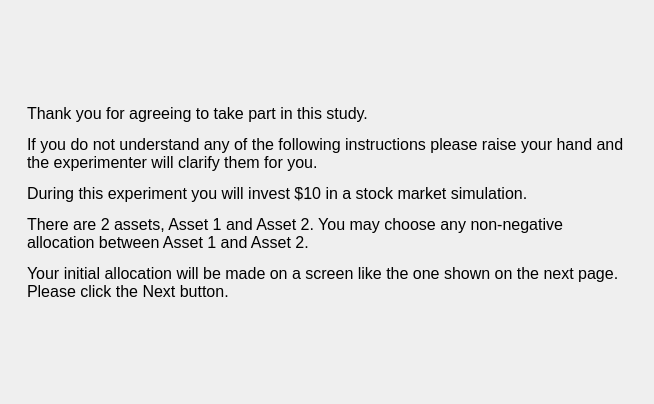
<?xml version="1.0" encoding="UTF-8"?>
<ui version="4.0">
 <class>InstructionScreen1</class>
 <widget class="QWidget" name="InstructionScreen1">
  <property name="geometry">
   <rect>
    <x>0</x>
    <y>0</y>
    <width>654</width>
    <height>404</height>
   </rect>
  </property>
  <property name="sizePolicy">
   <sizepolicy hsizetype="Expanding" vsizetype="Expanding">
    <horstretch>0</horstretch>
    <verstretch>0</verstretch>
   </sizepolicy>
  </property>
  <property name="windowTitle">
   <string>Form</string>
  </property>
  <layout class="QHBoxLayout" name="horizontalLayout">
   <item>
    <spacer name="horizontalSpacer">
     <property name="orientation">
      <enum>Qt::Horizontal</enum>
     </property>
     <property name="sizeHint" stdset="0">
      <size>
       <width>75</width>
       <height>20</height>
      </size>
     </property>
    </spacer>
   </item>
   <item>
    <layout class="QVBoxLayout" name="verticalLayout">
     <item>
      <spacer name="verticalSpacer_2">
       <property name="orientation">
        <enum>Qt::Vertical</enum>
       </property>
       <property name="sizeHint" stdset="0">
        <size>
         <width>20</width>
         <height>40</height>
        </size>
       </property>
      </spacer>
     </item>
     <item>
      <widget class="QLabel" name="label">
       <property name="minimumSize">
        <size>
         <width>600</width>
         <height>0</height>
        </size>
       </property>
       <property name="font">
        <font>
         <pointsize>12</pointsize>
        </font>
       </property>
       <property name="text">
        <string>&lt;!DOCTYPE HTML PUBLIC &quot;-//W3C//DTD HTML 4.0//EN&quot; &quot;http://www.w3.org/TR/REC-html40/strict.dtd&quot;&gt;
&lt;html&gt;&lt;head&gt;&lt;meta name=&quot;qrichtext&quot; content=&quot;1&quot; /&gt;&lt;style type=&quot;text/css&quot;&gt;
p, li { white-space: pre-wrap; }
&lt;/style&gt;&lt;/head&gt;&lt;body style=&quot; font-family:'MS Shell Dlg 2'; font-size:12pt; font-weight:400; font-style:normal;&quot;&gt;
&lt;p style=&quot; margin-top:12px; margin-bottom:12px; margin-left:0px; margin-right:0px; -qt-block-indent:0; text-indent:0px;&quot;&gt;Thank you for agreeing to take part in this study.&lt;/p&gt;
&lt;p style=&quot; margin-top:12px; margin-bottom:12px; margin-left:0px; margin-right:0px; -qt-block-indent:0; text-indent:0px;&quot;&gt;If you do not understand any of the following instructions please raise your hand and the experimenter will clarify them for you.&lt;/p&gt;
&lt;p style=&quot; margin-top:12px; margin-bottom:12px; margin-left:0px; margin-right:0px; -qt-block-indent:0; text-indent:0px;&quot;&gt;During this experiment you will invest $10 in a stock market simulation.&lt;/p&gt;
&lt;p style=&quot; margin-top:12px; margin-bottom:12px; margin-left:0px; margin-right:0px; -qt-block-indent:0; text-indent:0px;&quot;&gt;There are 2 assets, Asset 1 and Asset 2. You may choose any non-negative allocation between Asset 1 and Asset 2.&lt;/p&gt;
&lt;p style=&quot; margin-top:12px; margin-bottom:12px; margin-left:0px; margin-right:0px; -qt-block-indent:0; text-indent:0px;&quot;&gt;Your initial allocation will be made on a screen like the one shown on the next page. Please click the Next button.&lt;/p&gt;&lt;/body&gt;&lt;/html&gt;</string>
       </property>
       <property name="wordWrap">
        <bool>true</bool>
       </property>
      </widget>
     </item>
     <item>
      <spacer name="verticalSpacer">
       <property name="orientation">
        <enum>Qt::Vertical</enum>
       </property>
       <property name="sizeHint" stdset="0">
        <size>
         <width>20</width>
         <height>40</height>
        </size>
       </property>
      </spacer>
     </item>
    </layout>
   </item>
   <item>
    <spacer name="horizontalSpacer_2">
     <property name="orientation">
      <enum>Qt::Horizontal</enum>
     </property>
     <property name="sizeHint" stdset="0">
      <size>
       <width>75</width>
       <height>20</height>
      </size>
     </property>
    </spacer>
   </item>
  </layout>
 </widget>
 <resources/>
 <connections/>
</ui>
